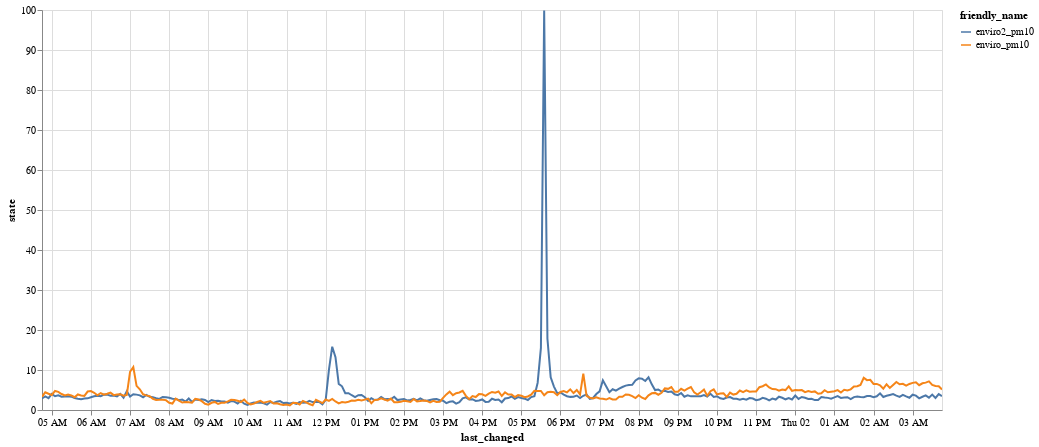

This figure's notebook cell:
### Code cell
alt.Chart(df).mark_line().encode(
    x='last_changed',
    y='state',
    color='friendly_name',
    tooltip=['friendly_name', 'state', 'last_changed']
).properties(
    width=900,
    height=400
).interactive()

### Figure 1 — Vega-Lite specification as saved in the notebook (floating-point values rounded to 4 significant figures; data arrays with more than 128 entries replaced by an {"elided": "..."} marker saying what was removed)
{"config": {"view": {"continuousWidth": 400, "continuousHeight": 300}}, "data": {"name": "data-25790b3403119ef0ca666d087033ccc6"}, "mark": "line", "encoding": {"color": {"type": "nominal", "field": "friendly_name"}, "tooltip": [{"type": "nominal", "field": "friendly_name"}, {"type": "quantitative", "field": "state"}, {"type": "temporal", "field": "last_changed"}], "x": {"type": "temporal", "field": "last_changed"}, "y": {"type": "quantitative", "field": "state"}}, "height": 400, "selection": {"selector001": {"type": "interval", "bind": "scales", "encodings": ["x", "y"]}}, "width": 900, "$schema": "https://vega.github.io/schema/vega-lite/v4.8.1.json", "datasets": {"data-25790b3403119ef0ca666d087033ccc6": {"elided": "554 records"}}}
